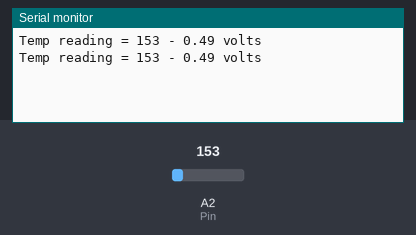
The sketch below on a simulated Arduino Uno, built with avr-gcc and run on an emulated ATmega328P. Parts: the last lines printed to the serial monitor. Inputs (shaded band) come from the test bench; at power-on: A2 (Pin) = 153.

Above: at 1.8 s.
1.9 s: A2 (Pin) set to 165
At 2.8 s:
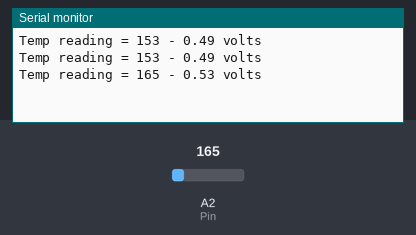
3.4 s: A2 (Pin) set to 175
At 4.6 s:
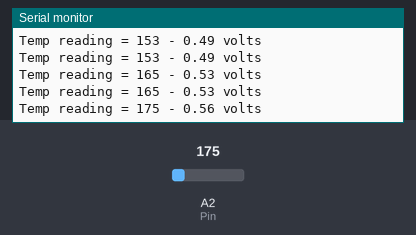
Timing chart, 0 to 6.4 s (numbered marks = the images above; inputs shaded):
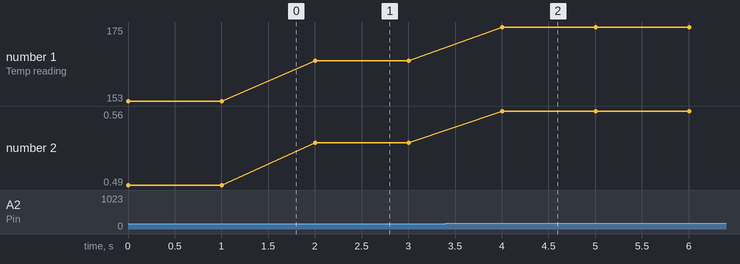

The sketch:

_3.3v_aref_external.ino
```cpp
#define aref_voltage 3.3         // we tie 3.3V to ARef and measure it with a multimeter!


//TMP36 Pin Variables
int Pin = 2;        //the analog pin the TMP36's Vout (sense) pin is connected to
                        //the resolution is 10 mV / degree centigrade with a
                        //500 mV offset to allow for negative temperatures
int Reading;        // the analog reading from the sensor

void setup(void) {
  // We'll send debugging information via the Serial monitor
  Serial.begin(9600);

  // If you want to set the aref to something other than 5v
  analogReference(EXTERNAL);
}


void loop(void) {

  Reading = analogRead(Pin);

  Serial.print("Temp reading = ");
  Serial.print(Reading);     // the raw analog reading

  // converting that reading to voltage, which is based off the reference voltage
  float voltage = Reading * aref_voltage;
  voltage /= 1024.0;

  // print out the voltage
  Serial.print(" - ");
  Serial.print(voltage); Serial.println(" volts");

//  // now print out the temperature
//  float temperatureC = (voltage - 0.5) * 100 ;  //converting from 10 mv per degree wit 500 mV offset
//                                               //to degrees ((volatge - 500mV) times 100)
//  Serial.print(temperatureC); Serial.println(" degrees C");
//
//  // now convert to Fahrenheight
//  float temperatureF = (temperatureC * 9.0 / 5.0) + 32.0;
//  Serial.print(temperatureF); Serial.println(" degrees F");

  delay(1000);
}
```

Measured:
- after the input at 1.9 s, the serial monitor: prints a new line after 0.10 s (image 1)
- after the input at 3.4 s, the serial monitor: prints a new line after 0.60 s (image 2)
- plotted number 1: 153 → 165 after the input at 1.9 s, 165 → 175 after the input at 3.4 s
- plotted number 2: 0.49 → 0.53 after the input at 1.9 s, 0.53 → 0.56 after the input at 3.4 s
